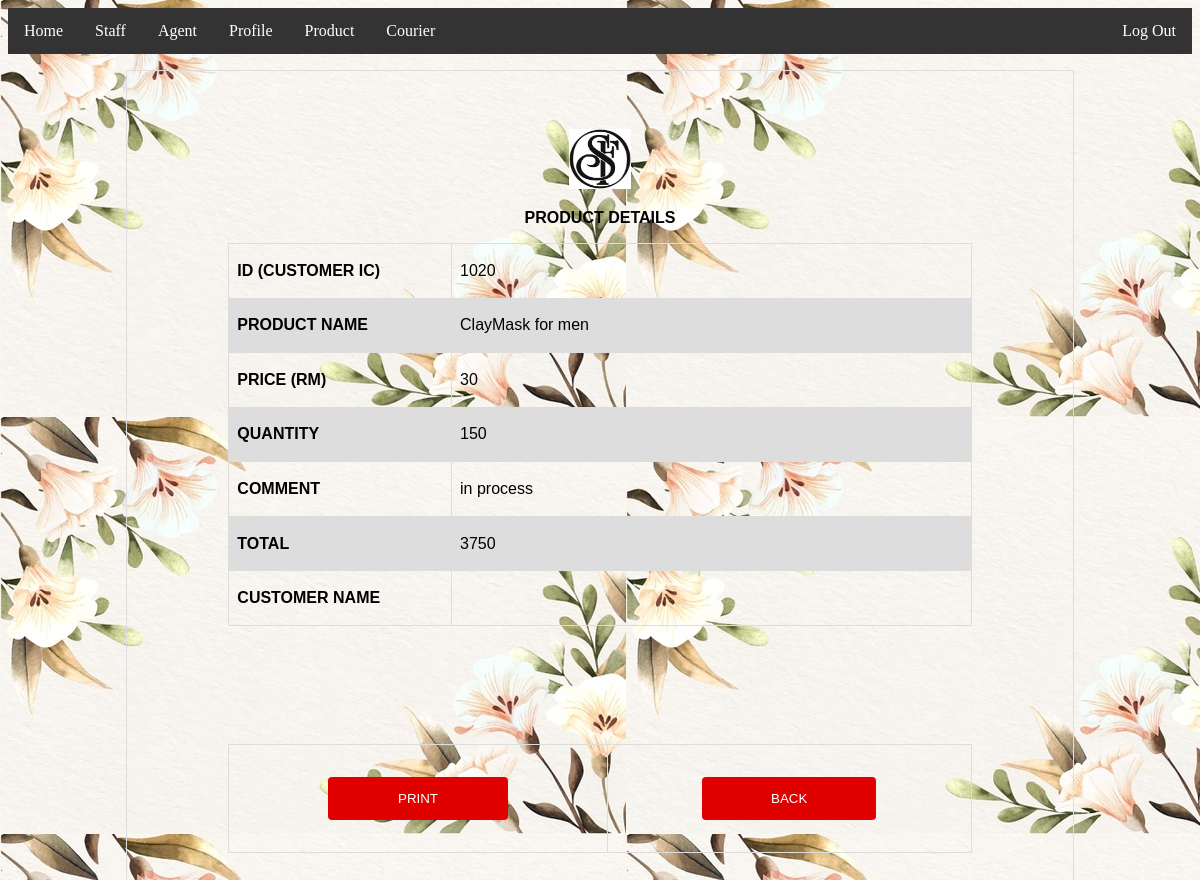
/staff/details_product.php?product_id=1020, run on the app's committed database.
### tables this page shows
CREATE TABLE IF NOT EXISTS `product` (
  `product_id` int(50) NOT NULL,
  `product_name` varchar(50) NOT NULL,
  `product_price` int(50) NOT NULL,
  `product_qty` int(100) NOT NULL,
  `product_comment` varchar(100) NOT NULL,
  `total` int(50) NOT NULL
);

### staff/details_product.php (the view, shortened to what this page needs)
<!doctype html>
<html>
<head>
</head>
<body background="image/pic.jpg">
<ul>
	<div class="noprint">
  <li><a href="home.php">Home</a></li>
  <li class="dropdown">
    <a href="javascript:void(0)" class="dropbtn">Staff</a>
  <li class="dropdown">
    <a href="javascript:void(0)" class="dropbtn">Agent</a>
	  <li class="dropdown">
    <a href="javascript:void(0)" class="dropbtn">Profile</a>
	<li class="dropdown">
    <a href="javascript:void(0)" class="dropbtn">Product</a>
		 <li class="dropdown">
    <a href="javascript:void(0)" class="dropbtn">Courier</a>
	  <li style="float:right"><a href="choose.php">Log Out</a></li>
</div>
</ul>
<?php
	$servername = "localhost";
	$dbusername = "root";
	$dbpassword = "";
	$dbname = "Employee";
	$product_id = '';
	$product_name = '';
	$product_price = '';
	$product_qty = '';
	$product_comment = '';
	$total = '';
	if (isset($_GET['product_id'])) {
	$user = $_GET['product_id'];
	$conn = mysqli_connect($servername, $dbusername, $dbpassword, $dbname);
	$sql = "SELECT product_id, product_name, product_price, product_qty, product_comment,total FROM product WHERE product_id='$user'";
			$result = mysqli_query($conn, $sql);
			if (mysqli_num_rows($result) > 0) {
			$row  = mysqli_fetch_assoc ($result);
			$product_id = $row['product_id'];
			$product_name = $row['product_name'];
			$product_price = $row['product_price'];
			$product_qty = $row['product_qty'];
			$product_comment = $row['product_comment'];
			$total = $row['total'];
			$cust_name = $row['cust_name'];
			} else {
				echo "0 results";
			}
	}
	?>
<table width="1226" height="121" border="1.0" align="center">
  <tbody>
    <tr>
      <td height="115"><form id="form1" name="form1" method="post">
        <p>&nbsp;</p>
        <p style="font-style: normal; font-weight: bold;"><img src="image/logo.jpeg" width="62" height="60" alt="" /></p>
        <p style="font-style: normal; font-weight: bold;"> PRODUCT DETAILS</p>
        <table width="80%" height="383" border="0.5" align="center">
          <tbody>
            <tr>
              <td width="30%" style="text-align: left" scope="col"><strong> ID (CUSTOMER IC)</strong></td>
              <td width="70%" style="text-align: left"><?php echo $product_id?></td>
            </tr>
            <tr>
              <td style="text-align: left"><strong>PRODUCT NAME</strong></td>
              <td style="text-align: left"><?php echo $product_name?></td>
            </tr>
            <tr>
              <td style="text-align: left"><strong>PRICE (RM)</strong></td>
              <td style="text-align: left"><?php echo $product_price?></td>
            </tr>
            <tr>
              <td style="text-align: left"><strong>QUANTITY</strong></td>
              <td style="text-align: left"><?php echo $product_qty?></td>
            </tr>
            <tr>
              <td style="text-align: left"><strong>COMMENT</strong></td>
              <td style="text-align: left"><?php echo $product_comment?></td>
            </tr>
			  <tr>
              <td style="text-align: left"><strong>TOTAL</strong></td>
              <td style="text-align: left"><?php echo $total?></td>
            </tr>
			<tr>
              <td style="text-align: left"><strong>CUSTOMER NAME</strong></td>
              <td style="text-align: left"><?php echo $cust_name?></td>
            </tr>
          </tbody>
        </table>
        <p style="font-style: normal; font-weight: bold; text-align: left;">&nbsp;</p>
        <p style="font-style: normal; font-weight: bold; text-align: left;">&nbsp;</p>
        <p style="font-style: normal; font-weight: bold; text-align: left;">&nbsp;</p>
		  <div class="noprint">
		  <table width="200" border="0.5" align="center">
    <tbody>
      <tr style="text-align: center; font-weight: normal; font-style: normal;">
		  <td><p>
            <input type="button" value="PRINT" onclick="window.location.href='javascript:window.print()'" />
		  <td><p>
            <input type="button" value="BACK" onclick="window.location.href='view_product.php?product_id=<?php echo $row["product_id"] ?>'" />
			</p></td>
      </tr>
    </tbody>
  </table>
		  <p>&nbsp;</p>
      </form></td>
    </tr>
  </tbody>
</table>
</body>
</html>
</body>

### staff/details_product.php (style rules this page uses)
body,td,th { font-family: Cambria, "Hoefler Text", "Liberation Serif", Times, "Times New Roman", serif; text-align: center; }
ul { list-style-type: none; margin: 0; padding: 0; overflow: hidden; background-color: #333; }
li { float: left; }
input[type=button] { width: 50%; background-color: #E00000; color: white; padding: 14px 20px; margin: 8px 0; border: none; border-radius: 4px; cursor: pointer; }
li a, .dropbtn { display: inline-block; color: white; text-align: center; padding: 14px 16px; text-decoration: none; }
li.dropdown { display: inline-block; }
table { font-family: arial, sans-serif; border-collapse: collapse; width: 80%; }
td, th { border: 1px solid #dddddd; text-align: center; padding: 8px; font-family: arial, sans-serif; font-style: normal; font-weight: normal; }
tr:nth-child(even) { background-color: #dddddd; }

### data on the page
product: product_id "1020", product_name "ClayMask for men", product_price "30", product_qty "150", product_comment "in process", total "3750"
